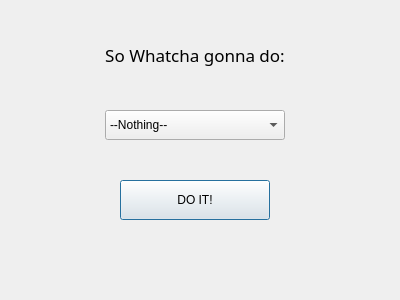
<?xml version="1.0" encoding="UTF-8"?>
<ui version="4.0">
 <class>SelectDoDialog</class>
 <widget class="QDialog" name="SelectDoDialog">
  <property name="geometry">
   <rect>
    <x>0</x>
    <y>0</y>
    <width>400</width>
    <height>300</height>
   </rect>
  </property>
  <property name="windowTitle">
   <string>Dialog</string>
  </property>
  <widget class="QLabel" name="label">
   <property name="geometry">
    <rect>
     <x>85</x>
     <y>40</y>
     <width>220</width>
     <height>30</height>
    </rect>
   </property>
   <property name="font">
    <font>
     <family>Berlin Sans FB</family>
     <pointsize>13</pointsize>
    </font>
   </property>
   <property name="text">
    <string>So Whatcha gonna do:</string>
   </property>
   <property name="alignment">
    <set>Qt::AlignCenter</set>
   </property>
  </widget>
  <widget class="QComboBox" name="comboBox">
   <property name="geometry">
    <rect>
     <x>105</x>
     <y>110</y>
     <width>180</width>
     <height>30</height>
    </rect>
   </property>
   <item>
    <property name="text">
     <string>--Nothing--</string>
    </property>
   </item>
   <item>
    <property name="text">
     <string>--Get Stations info--</string>
    </property>
   </item>
   <item>
    <property name="text">
     <string>--Get Connections info--</string>
    </property>
   </item>
   <item>
    <property name="text">
     <string>--Symulate some days--</string>
    </property>
   </item>
   <item>
    <property name="text">
     <string>--Draw population map--</string>
    </property>
   </item>
   <item>
    <property name="text">
     <string>--Draw metro map--</string>
    </property>
   </item>
   <item>
    <property name="text">
     <string>--Open map in web browser--</string>
    </property>
   </item>
  </widget>
  <widget class="QPushButton" name="pushButton">
   <property name="geometry">
    <rect>
     <x>120</x>
     <y>180</y>
     <width>150</width>
     <height>40</height>
    </rect>
   </property>
   <property name="text">
    <string>DO IT!</string>
   </property>
  </widget>
 </widget>
 <resources/>
 <connections/>
</ui>
